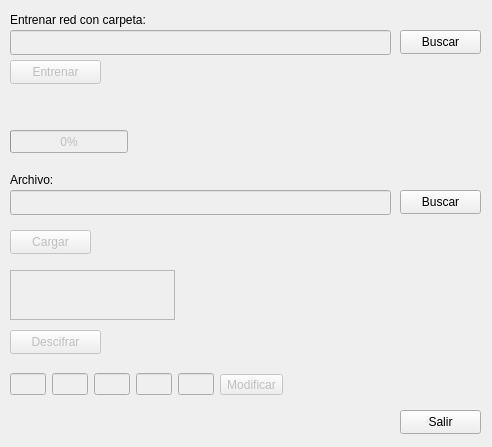
<?xml version="1.0" encoding="UTF-8"?>
<ui version="4.0">
 <class>MainWindow</class>
 <widget class="QMainWindow" name="MainWindow">
  <property name="geometry">
   <rect>
    <x>0</x>
    <y>0</y>
    <width>492</width>
    <height>447</height>
   </rect>
  </property>
  <property name="windowTitle">
   <string>Captcha</string>
  </property>
  <property name="windowIcon">
   <iconset>
    <normaloff>images/charset.png</normaloff>images/charset.png</iconset>
  </property>
  <widget class="QWidget" name="centralwidget">
   <widget class="QLabel" name="labelArchivo">
    <property name="geometry">
     <rect>
      <x>10</x>
      <y>170</y>
      <width>61</width>
      <height>20</height>
     </rect>
    </property>
    <property name="font">
     <font>
      <weight>50</weight>
      <bold>false</bold>
     </font>
    </property>
    <property name="text">
     <string>Archivo:</string>
    </property>
    <property name="buddy">
     <cstring>lineEditArchivo</cstring>
    </property>
   </widget>
   <widget class="QToolButton" name="toolButtonBuscarArchivo">
    <property name="geometry">
     <rect>
      <x>400</x>
      <y>190</y>
      <width>81</width>
      <height>24</height>
     </rect>
    </property>
    <property name="text">
     <string>Buscar</string>
    </property>
    <property name="icon">
     <iconset>
      <normaloff>images/folder.png</normaloff>images/folder.png</iconset>
    </property>
    <property name="toolButtonStyle">
     <enum>Qt::ToolButtonTextBesideIcon</enum>
    </property>
   </widget>
   <widget class="QPushButton" name="pushButtonSalir">
    <property name="geometry">
     <rect>
      <x>400</x>
      <y>410</y>
      <width>81</width>
      <height>24</height>
     </rect>
    </property>
    <property name="text">
     <string>Salir</string>
    </property>
    <property name="icon">
     <iconset>
      <normaloff>images/application_exit.png</normaloff>images/application_exit.png</iconset>
    </property>
   </widget>
   <widget class="QToolButton" name="toolButtonCargar">
    <property name="enabled">
     <bool>false</bool>
    </property>
    <property name="geometry">
     <rect>
      <x>10</x>
      <y>230</y>
      <width>81</width>
      <height>24</height>
     </rect>
    </property>
    <property name="text">
     <string>Cargar</string>
    </property>
    <property name="icon">
     <iconset>
      <normaloff>images/exec.png</normaloff>images/exec.png</iconset>
    </property>
    <property name="toolButtonStyle">
     <enum>Qt::ToolButtonTextBesideIcon</enum>
    </property>
   </widget>
   <widget class="QFrame" name="frame">
    <property name="enabled">
     <bool>false</bool>
    </property>
    <property name="geometry">
     <rect>
      <x>10</x>
      <y>270</y>
      <width>165</width>
      <height>50</height>
     </rect>
    </property>
    <property name="frameShape">
     <enum>QFrame::StyledPanel</enum>
    </property>
    <property name="frameShadow">
     <enum>QFrame::Raised</enum>
    </property>
    <widget class="QGraphicsView" name="graphicsViewCaptcha">
     <property name="geometry">
      <rect>
       <x>0</x>
       <y>0</y>
       <width>165</width>
       <height>50</height>
      </rect>
     </property>
    </widget>
   </widget>
   <widget class="QToolButton" name="toolButtonDescifrar">
    <property name="enabled">
     <bool>false</bool>
    </property>
    <property name="geometry">
     <rect>
      <x>10</x>
      <y>330</y>
      <width>91</width>
      <height>24</height>
     </rect>
    </property>
    <property name="text">
     <string>Descifrar</string>
    </property>
    <property name="icon">
     <iconset>
      <normaloff>images/games_solve.png</normaloff>images/games_solve.png</iconset>
    </property>
    <property name="toolButtonStyle">
     <enum>Qt::ToolButtonTextBesideIcon</enum>
    </property>
   </widget>
   <widget class="QToolButton" name="toolButtonBuscarCarpeta">
    <property name="geometry">
     <rect>
      <x>400</x>
      <y>30</y>
      <width>81</width>
      <height>24</height>
     </rect>
    </property>
    <property name="text">
     <string>Buscar</string>
    </property>
    <property name="icon">
     <iconset>
      <normaloff>images/folder.png</normaloff>images/folder.png</iconset>
    </property>
    <property name="toolButtonStyle">
     <enum>Qt::ToolButtonTextBesideIcon</enum>
    </property>
   </widget>
   <widget class="QLineEdit" name="lineEditCarpeta">
    <property name="enabled">
     <bool>false</bool>
    </property>
    <property name="geometry">
     <rect>
      <x>10</x>
      <y>30</y>
      <width>381</width>
      <height>25</height>
     </rect>
    </property>
    <property name="text">
     <string/>
    </property>
   </widget>
   <widget class="QLabel" name="labelCarpeta">
    <property name="geometry">
     <rect>
      <x>10</x>
      <y>10</y>
      <width>171</width>
      <height>20</height>
     </rect>
    </property>
    <property name="font">
     <font>
      <weight>50</weight>
      <bold>false</bold>
     </font>
    </property>
    <property name="text">
     <string>Entrenar red con carpeta:</string>
    </property>
    <property name="buddy">
     <cstring>lineEditCarpeta</cstring>
    </property>
   </widget>
   <widget class="QToolButton" name="toolButtonEntrenar">
    <property name="enabled">
     <bool>false</bool>
    </property>
    <property name="geometry">
     <rect>
      <x>10</x>
      <y>60</y>
      <width>91</width>
      <height>24</height>
     </rect>
    </property>
    <property name="text">
     <string>Entrenar</string>
    </property>
    <property name="icon">
     <iconset>
      <normaloff>images/alarmclock.png</normaloff>images/alarmclock.png</iconset>
    </property>
    <property name="toolButtonStyle">
     <enum>Qt::ToolButtonTextBesideIcon</enum>
    </property>
   </widget>
   <widget class="QProgressBar" name="progressBar">
    <property name="enabled">
     <bool>false</bool>
    </property>
    <property name="geometry">
     <rect>
      <x>10</x>
      <y>130</y>
      <width>118</width>
      <height>23</height>
     </rect>
    </property>
    <property name="value">
     <number>0</number>
    </property>
   </widget>
   <widget class="QWidget" name="layoutWidget">
    <property name="geometry">
     <rect>
      <x>10</x>
      <y>370</y>
      <width>273</width>
      <height>29</height>
     </rect>
    </property>
    <layout class="QHBoxLayout" name="horizontalLayout_2">
     <item>
      <layout class="QHBoxLayout" name="horizontalLayout">
       <item>
        <widget class="QLineEdit" name="lineEdit">
         <property name="enabled">
          <bool>false</bool>
         </property>
         <property name="text">
          <string/>
         </property>
        </widget>
       </item>
       <item>
        <widget class="QLineEdit" name="lineEdit_2">
         <property name="enabled">
          <bool>false</bool>
         </property>
        </widget>
       </item>
       <item>
        <widget class="QLineEdit" name="lineEdit_3">
         <property name="enabled">
          <bool>false</bool>
         </property>
        </widget>
       </item>
       <item>
        <widget class="QLineEdit" name="lineEdit_4">
         <property name="enabled">
          <bool>false</bool>
         </property>
        </widget>
       </item>
       <item>
        <widget class="QLineEdit" name="lineEdit_5">
         <property name="enabled">
          <bool>false</bool>
         </property>
        </widget>
       </item>
      </layout>
     </item>
     <item>
      <widget class="QToolButton" name="toolButtonModificar">
       <property name="enabled">
        <bool>false</bool>
       </property>
       <property name="text">
        <string>Modificar</string>
       </property>
       <property name="icon">
        <iconset>
         <normaloff>images/edit.png</normaloff>images/edit.png</iconset>
       </property>
       <property name="toolButtonStyle">
        <enum>Qt::ToolButtonTextBesideIcon</enum>
       </property>
      </widget>
     </item>
    </layout>
   </widget>
   <widget class="QLineEdit" name="lineEditArchivo">
    <property name="enabled">
     <bool>false</bool>
    </property>
    <property name="geometry">
     <rect>
      <x>10</x>
      <y>190</y>
      <width>381</width>
      <height>25</height>
     </rect>
    </property>
    <property name="text">
     <string/>
    </property>
   </widget>
   <widget class="QLabel" name="labelProgress">
    <property name="enabled">
     <bool>false</bool>
    </property>
    <property name="geometry">
     <rect>
      <x>10</x>
      <y>110</y>
      <width>171</width>
      <height>16</height>
     </rect>
    </property>
    <property name="text">
     <string/>
    </property>
   </widget>
  </widget>
 </widget>
 <tabstops>
  <tabstop>toolButtonBuscarCarpeta</tabstop>
  <tabstop>lineEditCarpeta</tabstop>
  <tabstop>toolButtonEntrenar</tabstop>
  <tabstop>toolButtonBuscarArchivo</tabstop>
  <tabstop>lineEditArchivo</tabstop>
  <tabstop>toolButtonCargar</tabstop>
  <tabstop>graphicsViewCaptcha</tabstop>
  <tabstop>toolButtonDescifrar</tabstop>
  <tabstop>lineEdit</tabstop>
  <tabstop>lineEdit_2</tabstop>
  <tabstop>lineEdit_3</tabstop>
  <tabstop>lineEdit_4</tabstop>
  <tabstop>lineEdit_5</tabstop>
  <tabstop>toolButtonModificar</tabstop>
  <tabstop>pushButtonSalir</tabstop>
 </tabstops>
 <resources>
  <include location="res.qrc"/>
 </resources>
 <connections>
  <connection>
   <sender>toolButtonBuscarArchivo</sender>
   <signal>clicked(bool)</signal>
   <receiver>lineEditArchivo</receiver>
   <slot>setDisabled(bool)</slot>
   <hints>
    <hint type="sourcelabel">
     <x>400</x>
     <y>135</y>
    </hint>
    <hint type="destinationlabel">
     <x>363</x>
     <y>136</y>
    </hint>
   </hints>
  </connection>
  <connection>
   <sender>toolButtonBuscarArchivo</sender>
   <signal>clicked(bool)</signal>
   <receiver>toolButtonCargar</receiver>
   <slot>setDisabled(bool)</slot>
   <hints>
    <hint type="sourcelabel">
     <x>408</x>
     <y>140</y>
    </hint>
    <hint type="destinationlabel">
     <x>77</x>
     <y>191</y>
    </hint>
   </hints>
  </connection>
  <connection>
   <sender>toolButtonCargar</sender>
   <signal>clicked(bool)</signal>
   <receiver>toolButtonDescifrar</receiver>
   <slot>setDisabled(bool)</slot>
   <hints>
    <hint type="sourcelabel">
     <x>61</x>
     <y>201</y>
    </hint>
    <hint type="destinationlabel">
     <x>58</x>
     <y>291</y>
    </hint>
   </hints>
  </connection>
  <connection>
   <sender>toolButtonDescifrar</sender>
   <signal>clicked(bool)</signal>
   <receiver>lineEdit</receiver>
   <slot>setDisabled(bool)</slot>
   <hints>
    <hint type="sourcelabel">
     <x>23</x>
     <y>306</y>
    </hint>
    <hint type="destinationlabel">
     <x>26</x>
     <y>372</y>
    </hint>
   </hints>
  </connection>
  <connection>
   <sender>toolButtonDescifrar</sender>
   <signal>clicked(bool)</signal>
   <receiver>lineEdit_5</receiver>
   <slot>setDisabled(bool)</slot>
   <hints>
    <hint type="sourcelabel">
     <x>80</x>
     <y>307</y>
    </hint>
    <hint type="destinationlabel">
     <x>181</x>
     <y>372</y>
    </hint>
   </hints>
  </connection>
  <connection>
   <sender>toolButtonDescifrar</sender>
   <signal>clicked(bool)</signal>
   <receiver>lineEdit_4</receiver>
   <slot>setDisabled(bool)</slot>
   <hints>
    <hint type="sourcelabel">
     <x>97</x>
     <y>307</y>
    </hint>
    <hint type="destinationlabel">
     <x>146</x>
     <y>372</y>
    </hint>
   </hints>
  </connection>
  <connection>
   <sender>toolButtonDescifrar</sender>
   <signal>clicked(bool)</signal>
   <receiver>lineEdit_3</receiver>
   <slot>setDisabled(bool)</slot>
   <hints>
    <hint type="sourcelabel">
     <x>95</x>
     <y>292</y>
    </hint>
    <hint type="destinationlabel">
     <x>111</x>
     <y>372</y>
    </hint>
   </hints>
  </connection>
  <connection>
   <sender>toolButtonDescifrar</sender>
   <signal>clicked(bool)</signal>
   <receiver>lineEdit_2</receiver>
   <slot>setDisabled(bool)</slot>
   <hints>
    <hint type="sourcelabel">
     <x>11</x>
     <y>300</y>
    </hint>
    <hint type="destinationlabel">
     <x>77</x>
     <y>372</y>
    </hint>
   </hints>
  </connection>
  <connection>
   <sender>toolButtonDescifrar</sender>
   <signal>clicked(bool)</signal>
   <receiver>toolButtonModificar</receiver>
   <slot>setDisabled(bool)</slot>
   <hints>
    <hint type="sourcelabel">
     <x>82</x>
     <y>296</y>
    </hint>
    <hint type="destinationlabel">
     <x>281</x>
     <y>372</y>
    </hint>
   </hints>
  </connection>
  <connection>
   <sender>toolButtonBuscarCarpeta</sender>
   <signal>clicked(bool)</signal>
   <receiver>lineEditCarpeta</receiver>
   <slot>setDisabled(bool)</slot>
   <hints>
    <hint type="sourcelabel">
     <x>424</x>
     <y>42</y>
    </hint>
    <hint type="destinationlabel">
     <x>381</x>
     <y>38</y>
    </hint>
   </hints>
  </connection>
  <connection>
   <sender>toolButtonBuscarCarpeta</sender>
   <signal>clicked(bool)</signal>
   <receiver>toolButtonEntrenar</receiver>
   <slot>setDisabled(bool)</slot>
   <hints>
    <hint type="sourcelabel">
     <x>400</x>
     <y>49</y>
    </hint>
    <hint type="destinationlabel">
     <x>90</x>
     <y>75</y>
    </hint>
   </hints>
  </connection>
  <connection>
   <sender>toolButtonEntrenar</sender>
   <signal>clicked(bool)</signal>
   <receiver>labelProgress</receiver>
   <slot>setDisabled(bool)</slot>
   <hints>
    <hint type="sourcelabel">
     <x>54</x>
     <y>78</y>
    </hint>
    <hint type="destinationlabel">
     <x>51</x>
     <y>116</y>
    </hint>
   </hints>
  </connection>
 </connections>
</ui>
